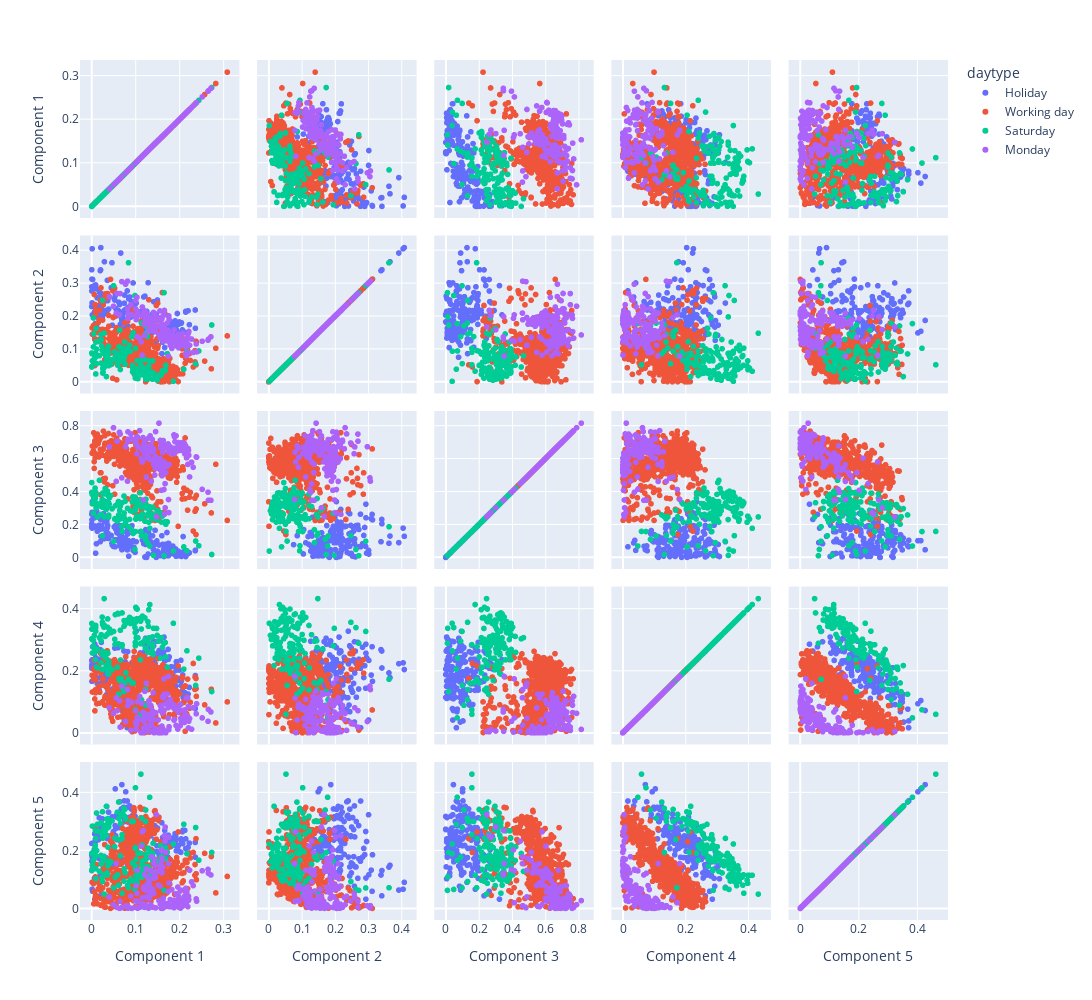

Notebook code cell kept with this figure:
### Code cell
dimensions = [f'Component {k+1}' for k in range(n_components)]
height, width = 1000, 1100

fig = px.scatter_matrix(W, dimensions=dimensions, hover_name=W.index, color='daytype')
fig.update_layout(height=height, width=width)
fig.update_traces(selected=dict(marker=dict(color='yellow')))
fig.show()

### Figure 1 — Plotly figure (JSON) as saved in the notebook; plotly's stock layout.template omitted (floating-point values rounded to 4 significant figures; data arrays with more than 128 entries replaced by an {"elided": "..."} marker saying what was removed)
{"data": [{"dimensions": [{"axis": {"matches": true}, "label": "Component 1", "values": {"elided": "183 float values"}}, {"axis": {"matches": true}, "label": "Component 2", "values": {"elided": "183 float values"}}, {"axis": {"matches": true}, "label": "Component 3", "values": {"elided": "183 float values"}}, {"axis": {"matches": true}, "label": "Component 4", "values": {"elided": "183 float values"}}, {"axis": {"matches": true}, "label": "Component 5", "values": {"elided": "183 float values"}}], "hovertemplate": "<b>%{hovertext}</b><br><br>daytype=Holiday<br>%{xaxis.title.text}=%{x}<br>%{yaxis.title.text}=%{y}<extra></extra>", "hovertext": {"elided": "183 str values"}, "legendgroup": "Holiday", "marker": {"color": "#636efa", "symbol": "circle"}, "name": "Holiday", "selected": {"marker": {"color": "yellow"}}, "showlegend": true, "type": "splom"}, {"dimensions": [{"axis": {"matches": true}, "label": "Component 1", "values": {"elided": "614 float values"}}, {"axis": {"matches": true}, "label": "Component 2", "values": {"elided": "614 float values"}}, {"axis": {"matches": true}, "label": "Component 3", "values": {"elided": "614 float values"}}, {"axis": {"matches": true}, "label": "Component 4", "values": {"elided": "614 float values"}}, {"axis": {"matches": true}, "label": "Component 5", "values": {"elided": "614 float values"}}], "hovertemplate": "<b>%{hovertext}</b><br><br>daytype=Working day<br>%{xaxis.title.text}=%{x}<br>%{yaxis.title.text}=%{y}<extra></extra>", "hovertext": {"elided": "614 str values"}, "legendgroup": "Working day", "marker": {"color": "#EF553B", "symbol": "circle"}, "name": "Working day", "selected": {"marker": {"color": "yellow"}}, "showlegend": true, "type": "splom"}, {"dimensions": [{"axis": {"matches": true}, "label": "Component 1", "values": {"elided": "151 float values"}}, {"axis": {"matches": true}, "label": "Component 2", "values": {"elided": "151 float values"}}, {"axis": {"matches": true}, "label": "Component 3", "values": {"elided": "151 float values"}}, {"axis": {"matches": true}, "label": "Component 4", "values": {"elided": "151 float values"}}, {"axis": {"matches": true}, "label": "Component 5", "values": {"elided": "151 float values"}}], "hovertemplate": "<b>%{hovertext}</b><br><br>daytype=Saturday<br>%{xaxis.title.text}=%{x}<br>%{yaxis.title.text}=%{y}<extra></extra>", "hovertext": {"elided": "151 str values"}, "legendgroup": "Saturday", "marker": {"color": "#00cc96", "symbol": "circle"}, "name": "Saturday", "selected": {"marker": {"color": "yellow"}}, "showlegend": true, "type": "splom"}, {"dimensions": [{"axis": {"matches": true}, "label": "Component 1", "values": {"elided": "148 float values"}}, {"axis": {"matches": true}, "label": "Component 2", "values": {"elided": "148 float values"}}, {"axis": {"matches": true}, "label": "Component 3", "values": {"elided": "148 float values"}}, {"axis": {"matches": true}, "label": "Component 4", "values": {"elided": "148 float values"}}, {"axis": {"matches": true}, "label": "Component 5", "values": {"elided": "148 float values"}}], "hovertemplate": "<b>%{hovertext}</b><br><br>daytype=Monday<br>%{xaxis.title.text}=%{x}<br>%{yaxis.title.text}=%{y}<extra></extra>", "hovertext": {"elided": "148 str values"}, "legendgroup": "Monday", "marker": {"color": "#ab63fa", "symbol": "circle"}, "name": "Monday", "selected": {"marker": {"color": "yellow"}}, "showlegend": true, "type": "splom"}], "layout": {"dragmode": "select", "height": 1000, "legend": {"title": {"text": "daytype"}, "tracegroupgap": 0}, "margin": {"t": 60}, "width": 1100}}
